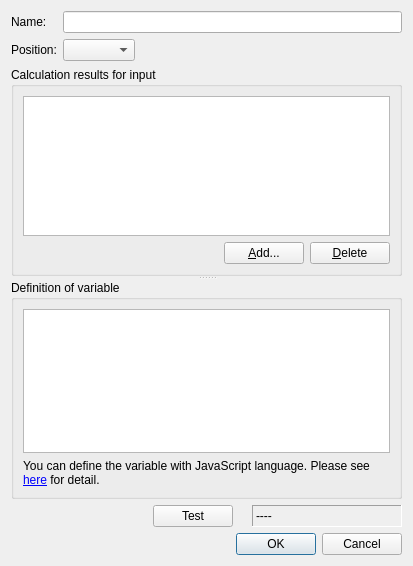
<?xml version="1.0" encoding="UTF-8"?>
<ui version="4.0">
 <class>v4PostCalculatedResultEditDialog</class>
 <widget class="QDialog" name="v4PostCalculatedResultEditDialog">
  <property name="geometry">
   <rect>
    <x>0</x>
    <y>0</y>
    <width>413</width>
    <height>566</height>
   </rect>
  </property>
  <property name="windowTitle">
   <string>Edit Simple Operation Result</string>
  </property>
  <layout class="QVBoxLayout" name="verticalLayout_5">
   <item>
    <widget class="QSplitter" name="splitter">
     <property name="orientation">
      <enum>Qt::Vertical</enum>
     </property>
     <widget class="QWidget" name="layoutWidget">
      <layout class="QVBoxLayout" name="verticalLayout_3" stretch="0,1">
       <item>
        <layout class="QGridLayout" name="gridLayout">
         <item row="0" column="0">
          <widget class="QLabel" name="nameLabel">
           <property name="text">
            <string>Name:</string>
           </property>
          </widget>
         </item>
         <item row="0" column="1">
          <widget class="QLineEdit" name="nameEdit"/>
         </item>
         <item row="1" column="0">
          <widget class="QLabel" name="positionLabel">
           <property name="text">
            <string>Position:</string>
           </property>
          </widget>
         </item>
         <item row="1" column="1">
          <layout class="QHBoxLayout" name="horizontalLayout">
           <item>
            <widget class="QComboBox" name="positionComboBox"/>
           </item>
           <item>
            <spacer name="horizontalSpacer">
             <property name="orientation">
              <enum>Qt::Horizontal</enum>
             </property>
             <property name="sizeHint" stdset="0">
              <size>
               <width>40</width>
               <height>20</height>
              </size>
             </property>
            </spacer>
           </item>
          </layout>
         </item>
        </layout>
       </item>
       <item>
        <widget class="QGroupBox" name="groupBox">
         <property name="title">
          <string>Calculation results for input</string>
         </property>
         <layout class="QVBoxLayout" name="verticalLayout">
          <item>
           <widget class="QTableView" name="tableView">
            <property name="editTriggers">
             <set>QAbstractItemView::AllEditTriggers</set>
            </property>
            <property name="selectionMode">
             <enum>QAbstractItemView::SingleSelection</enum>
            </property>
            <property name="selectionBehavior">
             <enum>QAbstractItemView::SelectRows</enum>
            </property>
            <attribute name="verticalHeaderDefaultSectionSize">
             <number>22</number>
            </attribute>
            <attribute name="verticalHeaderMinimumSectionSize">
             <number>20</number>
            </attribute>
           </widget>
          </item>
          <item>
           <layout class="QHBoxLayout" name="horizontalLayout_2">
            <item>
             <spacer name="horizontalSpacer_2">
              <property name="orientation">
               <enum>Qt::Horizontal</enum>
              </property>
              <property name="sizeHint" stdset="0">
               <size>
                <width>40</width>
                <height>20</height>
               </size>
              </property>
             </spacer>
            </item>
            <item>
             <widget class="QPushButton" name="addButton">
              <property name="text">
               <string>&amp;Add...</string>
              </property>
             </widget>
            </item>
            <item>
             <widget class="QPushButton" name="deleteButton">
              <property name="text">
               <string>&amp;Delete</string>
              </property>
             </widget>
            </item>
           </layout>
          </item>
         </layout>
        </widget>
       </item>
      </layout>
     </widget>
     <widget class="QWidget" name="layoutWidget">
      <layout class="QVBoxLayout" name="verticalLayout_4">
       <item>
        <widget class="QGroupBox" name="variableGroupBox">
         <property name="title">
          <string>Definition of variable</string>
         </property>
         <layout class="QVBoxLayout" name="verticalLayout_2">
          <item>
           <widget class="QPlainTextEdit" name="scriptEdit">
            <property name="font">
             <font>
              <family>ＭＳ ゴシック</family>
              <pointsize>9</pointsize>
             </font>
            </property>
           </widget>
          </item>
          <item>
           <widget class="QLabel" name="definitionHelpLabel">
            <property name="text">
             <string>&lt;html&gt;&lt;head/&gt;&lt;body&gt;&lt;p&gt;You can define the variable with JavaScript language. Please see &lt;a href=&quot;http://iric-gui-user-manual.readthedocs.io/en/latest/03/07_calc_result.html#manage-simple-operation-results-m&quot;&gt;&lt;span style=&quot; text-decoration: underline; color:#0000ff;&quot;&gt;here&lt;/span&gt;&lt;/a&gt; for detail.&lt;/p&gt;&lt;/body&gt;&lt;/html&gt;</string>
            </property>
            <property name="wordWrap">
             <bool>true</bool>
            </property>
            <property name="openExternalLinks">
             <bool>true</bool>
            </property>
           </widget>
          </item>
         </layout>
        </widget>
       </item>
       <item>
        <layout class="QHBoxLayout" name="horizontalLayout_3">
         <item>
          <spacer name="horizontalSpacer_3">
           <property name="orientation">
            <enum>Qt::Horizontal</enum>
           </property>
           <property name="sizeHint" stdset="0">
            <size>
             <width>40</width>
             <height>20</height>
            </size>
           </property>
          </spacer>
         </item>
         <item>
          <widget class="QPushButton" name="testButton">
           <property name="text">
            <string>Test</string>
           </property>
          </widget>
         </item>
         <item>
          <widget class="TooltipLabel" name="testHelpLabel">
           <property name="toolTip">
            <string>&lt;html&gt;&lt;head/&gt;&lt;body&gt;&lt;p&gt;You can test the definition by clicking this. If error occurs while parsing the definition, the error message is shown. When the definition is parsed successfully, the value calculated using the &amp;quot;Value for testing&amp;quot; for each input is shown.&lt;/p&gt;&lt;/body&gt;&lt;/html&gt;</string>
           </property>
           <property name="text">
            <string/>
           </property>
           <property name="pixmap">
            <pixmap resource="../../guibase/guibase.qrc">:/libs/guibase/images/iconQuestion.svg</pixmap>
           </property>
          </widget>
         </item>
         <item>
          <widget class="QLabel" name="testResultLabel">
           <property name="minimumSize">
            <size>
             <width>150</width>
             <height>0</height>
            </size>
           </property>
           <property name="frameShape">
            <enum>QFrame::Panel</enum>
           </property>
           <property name="frameShadow">
            <enum>QFrame::Sunken</enum>
           </property>
           <property name="text">
            <string>----</string>
           </property>
          </widget>
         </item>
        </layout>
       </item>
      </layout>
     </widget>
    </widget>
   </item>
   <item>
    <widget class="QDialogButtonBox" name="buttonBox">
     <property name="orientation">
      <enum>Qt::Horizontal</enum>
     </property>
     <property name="standardButtons">
      <set>QDialogButtonBox::Cancel|QDialogButtonBox::Ok</set>
     </property>
    </widget>
   </item>
  </layout>
 </widget>
 <customwidgets>
  <customwidget>
   <class>TooltipLabel</class>
   <extends>QLabel</extends>
   <header>guibase/tooltiplabel.h</header>
  </customwidget>
 </customwidgets>
 <resources>
  <include location="../../guibase/guibase.qrc"/>
 </resources>
 <connections>
  <connection>
   <sender>buttonBox</sender>
   <signal>accepted()</signal>
   <receiver>v4PostCalculatedResultEditDialog</receiver>
   <slot>accept()</slot>
   <hints>
    <hint type="sourcelabel">
     <x>248</x>
     <y>254</y>
    </hint>
    <hint type="destinationlabel">
     <x>157</x>
     <y>274</y>
    </hint>
   </hints>
  </connection>
  <connection>
   <sender>buttonBox</sender>
   <signal>rejected()</signal>
   <receiver>v4PostCalculatedResultEditDialog</receiver>
   <slot>reject()</slot>
   <hints>
    <hint type="sourcelabel">
     <x>316</x>
     <y>260</y>
    </hint>
    <hint type="destinationlabel">
     <x>286</x>
     <y>274</y>
    </hint>
   </hints>
  </connection>
 </connections>
</ui>
